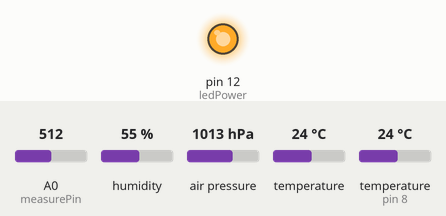
The sketch below on a simulated Arduino Uno, built with avr-gcc and run on an emulated ATmega328P. On the bench: output pins drawn as LEDs (lit = HIGH). Wiring (inferred from the names in the program): DHT11 sensor: data pin 8; BMP180 pressure sensor at I2C address 0x77. The inputs (shaded band) are chosen by the test bench; at power-on: A0 (measurePin) = 512, humidity 55 %, air pressure 1013 hPa, temperature 24 °C, temperature (sensor on pin 8) 24 °C. What the sketch prints to the serial monitor is not drawn.

Above: at 0.1 s.
Timing chart, 0 to 1.6 s (numbered marks = the images above):
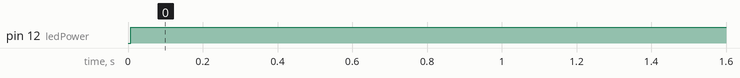

Measured:
- by itself, pin 12 (ledPower): LOW → HIGH at 0.01 s

The sketch:

main_debug.ino
```cpp
#include <Wire.h>
#include"SFE_BMP180.h"          //气压模块
#include "LiquidCrystal_I2C.h"  //引用I2C库
#include"dht11.h"               //温湿模块
#include<SPI.h>                 //SPI
#include<SD.h>                  //SD卡

dht11 DHT11;
//LiquidCrystal_I2C lcd(0x3F,16,2);
SFE_BMP180 AirPresure;


#define DHT11PIN 8                // 设置 DHT 引脚 为 Pin 8
#define measurePin  A0                    //pm2.5
#define ledPower  12

#if defined(ARDUINO) && ARDUINO >= 100
#define printByte(args)  write(args);
#else
#define printByte(args)  print(args,BYTE);
#endif

double presureP,presureT;
char presureDelayTime;


unsigned int samplingTime = 280;
unsigned int deltaTime = 40;
unsigned int sleepTime = 9680;

float voMeasured = 0;
float calcVoltage = 0;
float dustDensity = 0;

uint8_t code[5];


void setup()
{
    Serial.begin(9600);
    AirPresure.begin();
    pinMode(ledPower,OUTPUT);
    pinMode(measurePin,INPUT);
}


void loop()
{
    //PM2.5部分
    digitalWrite(ledPower,LOW);
    delayMicroseconds(samplingTime);

    voMeasured = analogRead(measurePin);

    delayMicroseconds(deltaTime);
    digitalWrite(ledPower,HIGH);
    delayMicroseconds(sleepTime);

    calcVoltage = voMeasured*(5.0/1024);
    dustDensity = 0.17*calcVoltage-0.1;

    if ( dustDensity < 0)
    {
        dustDensity = 0.00;
    }

    Serial.println("Raw Signal Value (0-1023):");
    Serial.println(voMeasured);

    Serial.println("Voltage:");
    Serial.println(calcVoltage);

    Serial.println("Dust Density:");
    Serial.println(dustDensity);
    float dustVal = (float(voMeasured/1024)-0.0356)*120000*0.035;
    Serial.println("Dust Val");
    Serial.println(dustVal);
    delay(20);

    //DHT部分
    int chk = DHT11.read(DHT11PIN, code);

    for (int i = 0; i < 5; i++) {
      Serial.print(code[i]);
      Serial.print(" ");
    }
    Serial.println(" ");

    // 测试 DHT 是否正确连接
    Serial.print("Read sensor: ");
    switch (chk)
    {
      case DHTLIB_OK:
      Serial.println("OK");
      break;
      case DHTLIB_ERROR_CHECKSUM:
      Serial.println("Checksum error");
      break;
      case DHTLIB_ERROR_TIMEOUT:
      Serial.println("Time out error");
      break;
      default:
      Serial.println("Unknown error");
      break;
    }
    Serial.print("Humidity (%): ");
    Serial.print(DHT11.humidity_int);
    Serial.print(".");
    Serial.println(DHT11.humidity_dec);
    Serial.print("Temperature °C): ");
    Serial.print(DHT11.temperature_int);
    Serial.print(".");
    Serial.println(DHT11.temperature_dec);

    //BMP部分
    presureDelayTime = AirPresure.startPressure(3);
    if (presureDelayTime != 0)
    {
        delay(presureDelayTime);
        presureDelayTime = AirPresure.getPressure(presureP, presureT);
        if (presureDelayTime != 0)
        {
        //当前气压
        Serial.print("当前气压是: ");
        Serial.print(presureP);
        Serial.println(" bar");

        //换算成标准大气压
        Serial.print("换算标准大气压：");
        Serial.print(presureP / 1000.0);
        Serial.println(" atm");
        }
        else
        {
        Serial.println("ERROR");
        }
    }
    else
    {
        Serial.println("ERROR");
    }


    delay(1000);
}
```

SFE_BMP180.cpp
```cpp
// (licence header left out)
#include "SFE_BMP180.h"
#include <Wire.h>
#include <stdio.h>
#include <math.h>


SFE_BMP180::SFE_BMP180()
// Base library type
{
}


char SFE_BMP180::begin()
// Initialize library for subsequent pressure measurements
{
    double c3,c4,b1;

    // Start up the Arduino's "wire" (I2C) library:

    Wire.begin();

    // The BMP180 includes factory calibration data stored on the device.
    // Each device has different numbers, these must be retrieved and
    // used in the calculations when taking pressure measurements.

    // Retrieve calibration data from device:

    if (readInt(0xAA,AC1) &&
        readInt(0xAC,AC2) &&
        readInt(0xAE,AC3) &&
        readUInt(0xB0,AC4) &&
        readUInt(0xB2,AC5) &&
        readUInt(0xB4,AC6) &&
        readInt(0xB6,VB1) &&
        readInt(0xB8,VB2) &&
        readInt(0xBA,MB) &&
        readInt(0xBC,MC) &&
        readInt(0xBE,MD))
    {

        // All reads completed successfully!

        // If you need to check your math using known numbers,
        // you can uncomment one of these examples.
        // (The correct results are commented in the below functions.)

        // Example from Bosch datasheet
        // AC1 = 408; AC2 = -72; AC3 = -14383; AC4 = 32741; AC5 = 32757; AC6 = 23153;
        // B1 = 6190; B2 = 4; MB = -32768; MC = -8711; MD = 2868;

        // Example from http://wmrx00.sourceforge.net/Arduino/BMP180-Calcs.pdf
        // AC1 = 7911; AC2 = -934; AC3 = -14306; AC4 = 31567; AC5 = 25671; AC6 = 18974;
        // VB1 = 5498; VB2 = 46; MB = -32768; MC = -11075; MD = 2432;

        /*
        Serial.print("AC1: "); Serial.println(AC1);
        Serial.print("AC2: "); Serial.println(AC2);
        Serial.print("AC3: "); Serial.println(AC3);
        Serial.print("AC4: "); Serial.println(AC4);
        Serial.print("AC5: "); Serial.println(AC5);
        Serial.print("AC6: "); Serial.println(AC6);
        Serial.print("VB1: "); Serial.println(VB1);
        Serial.print("VB2: "); Serial.println(VB2);
        Serial.print("MB: "); Serial.println(MB);
        Serial.print("MC: "); Serial.println(MC);
        Serial.print("MD: "); Serial.println(MD);
        */

        // Compute floating-point polynominals:

        c3 = 160.0 * pow(2,-15) * AC3;
        c4 = pow(10,-3) * pow(2,-15) * AC4;
        b1 = pow(160,2) * pow(2,-30) * VB1;
        c5 = (pow(2,-15) / 160) * AC5;
        c6 = AC6;
        mc = (pow(2,11) / pow(160,2)) * MC;
        md = MD / 160.0;
        x0 = AC1;
        x1 = 160.0 * pow(2,-13) * AC2;
        x2 = pow(160,2) * pow(2,-25) * VB2;
        y0 = c4 * pow(2,15);
        y1 = c4 * c3;
        y2 = c4 * b1;
        p0 = (3791.0 - 8.0) / 1600.0;
        p1 = 1.0 - 7357.0 * pow(2,-20);
        p2 = 3038.0 * 100.0 * pow(2,-36);

        /*
        Serial.println();
        Serial.print("c3: "); Serial.println(c3);
        Serial.print("c4: "); Serial.println(c4);
        Serial.print("c5: "); Serial.println(c5);
        Serial.print("c6: "); Serial.println(c6);
        Serial.print("b1: "); Serial.println(b1);
        Serial.print("mc: "); Serial.println(mc);
        Serial.print("md: "); Serial.println(md);
        Serial.print("x0: "); Serial.println(x0);
        Serial.print("x1: "); Serial.println(x1);
        Serial.print("x2: "); Serial.println(x2);
        Serial.print("y0: "); Serial.println(y0);
        Serial.print("y1: "); Serial.println(y1);
        Serial.print("y2: "); Serial.println(y2);
        Serial.print("p0: "); Serial.println(p0);
        Serial.print("p1: "); Serial.println(p1);
        Serial.print("p2: "); Serial.println(p2);
        */

        // Success!
        return(1);
    }
    else
    {
        // Error reading calibration data; bad component or connection?
        return(0);
    }
}


char SFE_BMP180::readInt(char address, int16_t &value)
// Read a signed integer (two bytes) from device
// address: register to start reading (plus subsequent register)
// value: external variable to store data (function modifies value)
{
    unsigned char data[2];

    data[0] = address;
    if (readBytes(data,2))
    {
        value = (int16_t)((data[0]<<8)|data[1]);
        //if (*value & 0x8000) *value |= 0xFFFF0000; // sign extend if negative
        return(1);
    }
    value = 0;
    return(0);
}


char SFE_BMP180::readUInt(char address, uint16_t &value)
// Read an unsigned integer (two bytes) from device
// address: register to start reading (plus subsequent register)
// value: external variable to store data (function modifies value)
{
    unsigned char data[2];

    data[0] = address;
    if (readBytes(data,2))
    {
        value = (((uint16_t)data[0]<<8)|(uint16_t)data[1]);
        return(1);
    }
    value = 0;
    return(0);
}


char SFE_BMP180::readBytes(unsigned char *values, char length)
// Read an array of bytes from device
// values: external array to hold data. Put starting register in values[0].
// length: number of bytes to read
{
    char x;

    Wire.beginTransmission(BMP180_ADDR);
    Wire.write(values[0]);
    _error = Wire.endTransmission();
    if (_error == 0)
    {
        Wire.requestFrom(BMP180_ADDR,length);
        while(Wire.available() != length) ; // wait until bytes are ready
        for(x=0;x<length;x++)
        {
            values[x] = Wire.read();
        }
        return(1);
    }
    return(0);
}


char SFE_BMP180::writeBytes(unsigned char *values, char length)
// Write an array of bytes to device
// values: external array of data to write. Put starting register in values[0].
// length: number of bytes to write
{
    char x;

    Wire.beginTransmission(BMP180_ADDR);
    Wire.write(values,length);
    _error = Wire.endTransmission();
    if (_error == 0)
        return(1);
    else
        return(0);
}


char SFE_BMP180::startTemperature(void)
// Begin a temperature reading.
// Will return delay in ms to wait, or 0 if I2C error
{
    unsigned char data[2], result;

    data[0] = BMP180_REG_CONTROL;
    data[1] = BMP180_COMMAND_TEMPERATURE;
    result = writeBytes(data, 2);
    if (result) // good write?
        return(5); // return the delay in ms (rounded up) to wait before retrieving data
    else
        return(0); // or return 0 if there was a problem communicating with the BMP
}


char SFE_BMP180::getTemperature(double &T)
// Retrieve a previously-started temperature reading.
// Requires begin() to be called once prior to retrieve calibration parameters.
// Requires startTemperature() to have been called prior and sufficient time elapsed.
// T: external variable to hold result.
// Returns 1 if successful, 0 if I2C error.
{
    unsigned char data[2];
    char result;
    double tu, a;

    data[0] = BMP180_REG_RESULT;

    result = readBytes(data, 2);
    if (result) // good read, calculate temperature
    {
        tu = (data[0] * 256.0) + data[1];

        //example from Bosch datasheet
        //tu = 27898;

        //example from http://wmrx00.sourceforge.net/Arduino/BMP085-Calcs.pdf
        //tu = 0x69EC;

        a = c5 * (tu - c6);
        T = a + (mc / (a + md));

        /*
        Serial.println();
        Serial.print("tu: "); Serial.println(tu);
        Serial.print("a: "); Serial.println(a);
        Serial.print("T: "); Serial.println(*T);
        */
    }
    return(result);
}


char SFE_BMP180::startPressure(char oversampling)
// Begin a pressure reading.
// Oversampling: 0 to 3, higher numbers are slower, higher-res outputs.
// Will return delay in ms to wait, or 0 if I2C error.
{
    unsigned char data[2], result, delay;

    data[0] = BMP180_REG_CONTROL;

    switch (oversampling)
    {
        case 0:
            data[1] = BMP180_COMMAND_PRESSURE0;
            delay = 5;
        break;
        case 1:
            data[1] = BMP180_COMMAND_PRESSURE1;
            delay = 8;
        break;
        case 2:
            data[1] = BMP180_COMMAND_PRESSURE2;
            delay = 14;
        break;
        case 3:
            data[1] = BMP180_COMMAND_PRESSURE3;
            delay = 26;
        break;
        default:
            data[1] = BMP180_COMMAND_PRESSURE0;
            delay = 5;
        break;
    }
    result = writeBytes(data, 2);
    if (result) // good write?
        return(delay); // return the delay in ms (rounded up) to wait before retrieving data
    else
        return(0); // or return 0 if there was a problem communicating with the BMP
}


char SFE_BMP180::getPressure(double &P, double &T)
// Retrieve a previously started pressure reading, calculate abolute pressure in mbars.
// Requires begin() to be called once prior to retrieve calibration parameters.
// Requires startPressure() to have been called prior and sufficient time elapsed.
// Requires recent temperature reading to accurately calculate pressure.

// P: external variable to hold pressure.
// T: previously-calculated temperature.
// Returns 1 for success, 0 for I2C error.

// Note that calculated pressure value is absolute mbars, to compensate for altitude call sealevel().
{
    unsigned char data[3];
    char result;
    double pu,s,x,y,z;

    data[0] = BMP180_REG_RESULT;

    result = readBytes(data, 3);
    if (result) // good read, calculate pressure
    {
        pu = (data[0] * 256.0) + data[1] + (data[2]/256.0);

        //example from Bosch datasheet
        //pu = 23843;

        //example from http://wmrx00.sourceforge.net/Arduino/BMP085-Calcs.pdf, pu = 0x982FC0;
        //pu = (0x98 * 256.0) + 0x2F + (0xC0/256.0);

        s = T - 25.0;
        x = (x2 * pow(s,2)) + (x1 * s) + x0;
        y = (y2 * pow(s,2)) + (y1 * s) + y0;
        z = (pu - x) / y;
        P = (p2 * pow(z,2)) + (p1 * z) + p0;

        /*
        Serial.println();
        Serial.print("pu: "); Serial.println(pu);
        Serial.print("T: "); Serial.println(*T);
        Serial.print("s: "); Serial.println(s);
        Serial.print("x: "); Serial.println(x);
        Serial.print("y: "); Serial.println(y);
        Serial.print("z: "); Serial.println(z);
        Serial.print("P: "); Serial.println(*P);
        */
    }
    return(result);
}


double SFE_BMP180::sealevel(double P, double A)
// Given a pressure P (mb) taken at a specific altitude (meters),
// return the equivalent pressure (mb) at sea level.
// This produces pressure readings that can be used for weather measurements.
{
    return(P/pow(1-(A/44330.0),5.255));
}


double SFE_BMP180::altitude(double P, double P0)
// Given a pressure measurement P (mb) and the pressure at a baseline P0 (mb),
// return altitude (meters) above baseline.
{
    return(44330.0*(1-pow(P/P0,1/5.255)));
}


char SFE_BMP180::getError(void)
    // If any library command fails, you can retrieve an extended
    // error code using this command. Errors are from the wire library:
    // 0 = Success
    // 1 = Data too long to fit in transmit buffer
    // 2 = Received NACK on transmit of address
    // 3 = Received NACK on transmit of data
    // 4 = Other error
{
    return(_error);
}
```

SFE_BMP180.h
```cpp
// (licence header left out)
#ifndef SFE_BMP180_h
#define SFE_BMP180_h

#if defined(ARDUINO) && ARDUINO >= 100
#include "Arduino.h"
#else
#include "WProgram.h"
#endif

class SFE_BMP180
{
    public:
        SFE_BMP180(); // base type

        char begin();
            // call pressure.begin() to initialize BMP180 before use
            // returns 1 if success, 0 if failure (bad component or I2C bus shorted?)

        char startTemperature(void);
            // command BMP180 to start a temperature measurement
            // returns (number of ms to wait) for success, 0 for fail

        char getTemperature(double &T);
            // return temperature measurement from previous startTemperature command
            // places returned value in T variable (deg C)
            // returns 1 for success, 0 for fail

        char startPressure(char oversampling);
            // command BMP180 to start a pressure measurement
            // oversampling: 0 - 3 for oversampling value
            // returns (number of ms to wait) for success, 0 for fail

        char getPressure(double &P, double &T);
            // return absolute pressure measurement from previous startPressure command
            // note: requires previous temperature measurement in variable T
            // places returned value in P variable (mbar)
            // returns 1 for success, 0 for fail

        double sealevel(double P, double A);
            // convert absolute pressure to sea-level pressure (as used in weather data)
            // P: absolute pressure (mbar)
            // A: current altitude (meters)
            // returns sealevel pressure in mbar

        double altitude(double P, double P0);
            // convert absolute pressure to altitude (given baseline pressure; sea-level, runway, etc.)
            // P: absolute pressure (mbar)
            // P0: fixed baseline pressure (mbar)
            // returns signed altitude in meters

        char getError(void);
            // If any library command fails, you can retrieve an extended
            // error code using this command. Errors are from the wire library:
            // 0 = Success
            // 1 = Data too long to fit in transmit buffer
            // 2 = Received NACK on transmit of address
            // 3 = Received NACK on transmit of data
            // 4 = Other error

    private:

        char readInt(char address, int16_t &value);
            // read an signed int (16 bits) from a BMP180 register
            // address: BMP180 register address
            // value: external signed int for returned value (16 bits)
            // returns 1 for success, 0 for fail, with result in value

        char readUInt(char address, uint16_t &value);
            // read an unsigned int (16 bits) from a BMP180 register
            // address: BMP180 register address
            // value: external unsigned int for returned value (16 bits)
            // returns 1 for success, 0 for fail, with result in value

        char readBytes(unsigned char *values, char length);
            // read a number of bytes from a BMP180 register
            // values: array of char with register address in first location [0]
            // length: number of bytes to read back
            // returns 1 for success, 0 for fail, with read bytes in values[] array

        char writeBytes(unsigned char *values, char length);
            // write a number of bytes to a BMP180 register (and consecutive subsequent registers)
            // values: array of char with register address in first location [0]
            // length: number of bytes to write
            // returns 1 for success, 0 for fail

        int16_t AC1,AC2,AC3,VB1,VB2,MB,MC,MD;
        uint16_t AC4,AC5,AC6;
        double c5,c6,mc,md,x0,x1,x2,y0,y1,y2,p0,p1,p2;
        char _error;
};

#define BMP180_ADDR 0x77 // 7-bit address

#define BMP180_REG_CONTROL 0xF4
#define BMP180_REG_RESULT 0xF6

#define BMP180_COMMAND_TEMPERATURE 0x2E
#define BMP180_COMMAND_PRESSURE0 0x34
#define BMP180_COMMAND_PRESSURE1 0x74
#define BMP180_COMMAND_PRESSURE2 0xB4
#define BMP180_COMMAND_PRESSURE3 0xF4

#endif
```

Source omitted: dht11.cpp (2100 bytes), dht11.h (447 bytes)
